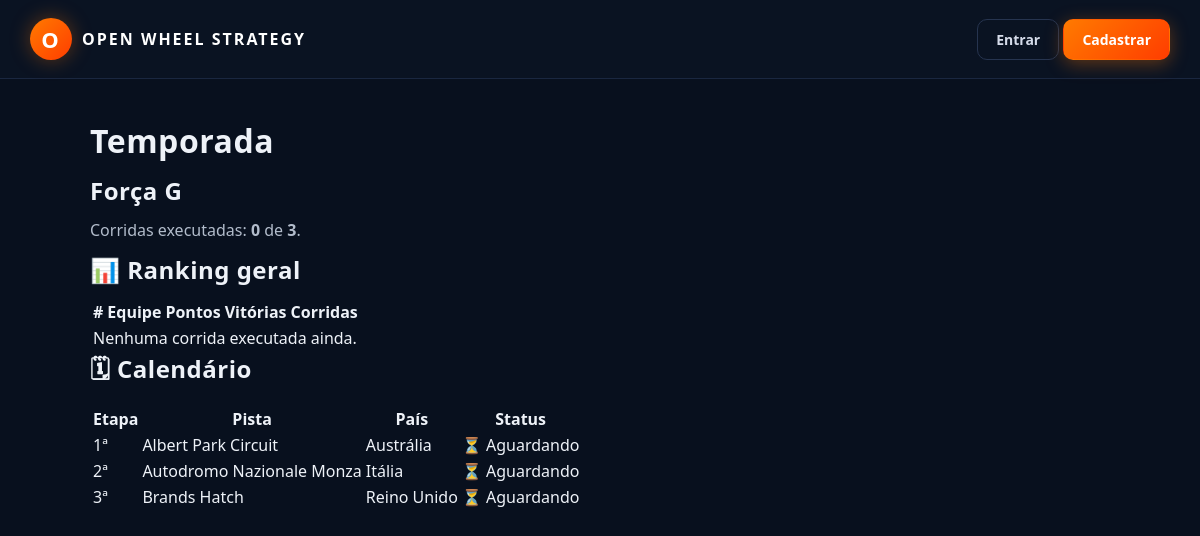
The app's page /temporada with its own data.
### models_temporada.py (models this page shows, shortened)
class Temporada(db.Model):
    __tablename__ = "temporadas"
    id = db.Column(db.Integer, primary_key=True)
    nome = db.Column(db.String(120), nullable=False)
    ativa = db.Column(db.Boolean, default=False, nullable=False)
    data_criacao = db.Column(db.DateTime, default=datetime.utcnow)
    corridas_agendadas = db.relationship(
        "CorridaAgendada", backref="temporada",
        cascade="all, delete-orphan",
        order_by="CorridaAgendada.ordem",
    )
    @classmethod
    def ativa_atual(cls):
        try:
            return cls.query.filter_by(ativa=True).first()
        except (OperationalError, ProgrammingError, NoSuchTableError):
            return None
    def total_corridas(self):
        return len(self.corridas_agendadas)
    def corridas_executadas(self):
        return sum(1 for c in self.corridas_agendadas if c.executada)

class CorridaAgendada(db.Model):
    __tablename__ = "corridas_agendadas"
    id = db.Column(db.Integer, primary_key=True)
    temporada_id = db.Column(db.Integer, db.ForeignKey("temporadas.id"), nullable=False)
    pista_real_id = db.Column(db.Integer, nullable=False)
    pista_nome = db.Column(db.String(120))
    ordem = db.Column(db.Integer, nullable=False)
    executada = db.Column(db.Boolean, default=False, nullable=False)
    data_execucao = db.Column(db.DateTime)
    resultado_json = db.Column(db.Text, default="[]")

### rotas/temporada.py (the view)
    @app.route("/temporada")
    def temporada_view():
        temporada = Temporada.ativa_atual()
        if not temporada:
            return render_template("temporada.html", temporada=None, ranking=[], pistas_por_id={})
        ranking = ranking_temporada(temporada)
        pistas_por_id = {p["id"]: p for p in listar_pistas_reais()}
        return render_template("temporada.html", temporada=temporada, ranking=ranking, pistas_por_id=pistas_por_id)

### app.py (called while the page is built)
def _registrar_contexto(app):
    @app.context_processor
    def injetar_globais():
        usuario_id = session.get("usuario_id")
        usuario = Usuario.query.get(usuario_id) if usuario_id else None
        return {
            "usuario_logado": usuario,
            "categorias_fornecedor": FORNECEDORES_CONFIG,
            "temporada_ativa": Temporada.ativa_atual(),
        }

### pistas_reais_db.py (called while the page is built)
def obter_conexao():
    conexao = sqlite3.connect(CAMINHO_BANCO)
    conexao.row_factory = sqlite3.Row
    return conexao

def listar_pistas_reais():
    conexao = obter_conexao()
    linhas = conexao.execute("SELECT * FROM pistas_reais ORDER BY nome").fetchall()
    conexao.close()
    return [dict(linha) for linha in linhas]

### pontuacao.py (called while the page is built, shortened)
def ranking_temporada(temporada):
    acumulado = defaultdict(lambda: {
        "pontos_total": 0,
        "vitorias": 0,
        "corridas": 0,
        "premio_total": 0,
        "equipe_nome": "",
    })
    for corrida_agendada in temporada.corridas_agendadas:
        if not corrida_agendada.executada:
            continue
    lista = [{"equipe_id": eid, **dados} for eid, dados in acumulado.items()]
    lista.sort(key=lambda x: (-x["pontos_total"], -x["vitorias"]))
    return lista

### rotas/temporada.py (called while the page is built)
def registrar(app):
    @app.route("/pistas-reais")
    def pistas_reais_view():
        criar_banco_pistas_reais()
        pistas = listar_pistas_reais()
        return render_template("pistas_reais.html", pistas=pistas)
    @app.route("/temporada")
    def temporada_view():
        temporada = Temporada.ativa_atual()
        if not temporada:
            return render_template("temporada.html", temporada=None, ranking=[], pistas_por_id={})
        ranking = ranking_temporada(temporada)
        pistas_por_id = {p["id"]: p for p in listar_pistas_reais()}
        return render_template("temporada.html", temporada=temporada, ranking=ranking, pistas_por_id=pistas_por_id)

### templates/temporada.html
{% extends "base.html" %}
{% block content %}
<h1 class="h3 mb-4">Temporada</h1>
{% if not temporada %}
    <div class="alert alert-info">
        Nenhuma temporada ativa no momento. Peça pro admin criar uma em
        <code>/admin/temporadas</code>.
    </div>
{% else %}
    <div class="card mb-4">
        <div class="card-body">
            <h2 class="h4">{{ temporada.nome }}</h2>
            <p>
                Corridas executadas: <strong>{{ temporada.corridas_executadas() }}</strong>
                de <strong>{{ temporada.total_corridas() }}</strong>.
            </p>
        </div>
    </div>
    <h2 class="h5">📊 Ranking geral</h2>
    <table class="table table-sm">
        <thead>
            <tr>
                <th>#</th><th>Equipe</th>
                <th>Pontos</th><th>Vitórias</th><th>Corridas</th>
            </tr>
        </thead>
        <tbody>
            {% for r in ranking %}
            <tr>
                <td>{{ loop.index }}º</td>
                <td>{{ r.equipe_nome }}</td>
                <td><strong>{{ r.pontos_total }}</strong></td>
                <td>{{ r.vitorias }}</td>
                <td>{{ r.corridas }}</td>
            </tr>
            {% else %}
            <tr><td colspan="5" class="text-muted">Nenhuma corrida executada ainda.</td></tr>
            {% endfor %}
        </tbody>
    </table>
    <h2 class="h5 mt-4">🗓 Calendário</h2>
    <table class="table table-sm">
        <thead>
            <tr>
                <th>Etapa</th><th>Pista</th><th>País</th><th>Status</th>
            </tr>
        </thead>
        <tbody>
            {% for corrida in temporada.corridas_agendadas %}
            {% set pista = pistas_por_id.get(corrida.pista_real_id) %}
            <tr class="{% if corrida.executada %}text-muted{% endif %}">
                <td>{{ corrida.ordem }}ª</td>
                <td>{{ corrida.pista_nome or (pista.nome if pista else '?') }}</td>
                <td>{{ pista.pais if pista else '-' }}</td>
                <td>
                    {% if corrida.executada %}
                        ✅ Executada
                        {% if corrida.data_execucao %}
                            em {{ corrida.data_execucao.strftime('%d/%m/%Y') }}
                        {% endif %}
                    {% else %}
                        ⏳ Aguardando
                    {% endif %}
                </td>
            </tr>
            {% else %}
            <tr><td colspan="4" class="text-muted">Nenhuma corrida no calendário.</td></tr>
            {% endfor %}
        </tbody>
    </table>
{% endif %}
{% endblock %}

### static/css/tema.css (style rules this page uses)
* { box-sizing: border-box; }
html, body { margin: 0; padding: 0; font-family: 'Segoe UI', 'Inter', Tahoma, sans-serif; background: #08101e; color: #eef2f8; min-height: 100vh; }
h1, h2, h3, h4 { margin: 0 0 12px 0; letter-spacing: 0.5px; }
p { margin: 0 0 12px 0; color: #b2bccb; }

### records on screen
Temporada: nome "Força G"
CorridaAgendada: corridas_executadas "0", ordem "1", pista_nome "Albert Park Circuit", pais "Austrália", shows "⏳ Aguardando"
CorridaAgendada: ordem "2", pista_nome "Autodromo Nazionale Monza", pais "Itália", shows "⏳ Aguardando"
CorridaAgendada: ordem "3", pista_nome "Brands Hatch", pais "Reino Unido", shows "⏳ Aguardando"

### other values on screen
{{ temporada.total_corridas() }} "3"
